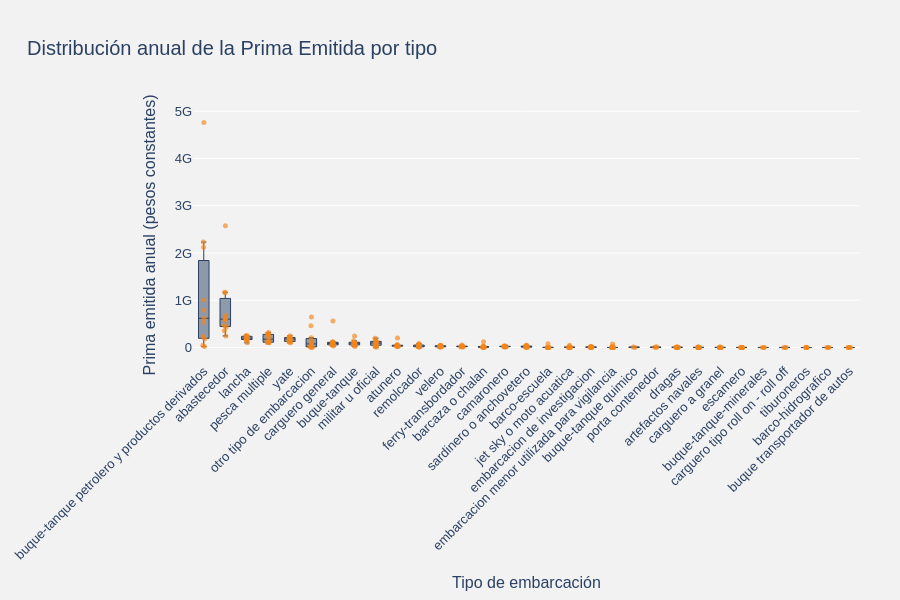

Source (notebook cell):
### Markdown cell above
#### Caja y bigotes de la prima por tipo

### Code cell
from IPython.display import clear_output
clear_output(wait=True)

fig = go.Figure()
for tipo in estadisticos.index:
    valores = serie_tipo.loc[serie_tipo["tipo_embarcacion"] == tipo, "Prima anual"]
    fig.add_box(
        y=valores,
        x=[tipo] * len(valores),
        name=tipo,
        boxpoints="all",
        jitter=0.25,
        pointpos=0,
        marker=dict(size=5, opacity=0.65, color=COLORES["naranja"]),
        line=dict(color=COLORES["navy"], width=1),
        showlegend=False,
    )

fig.update_layout(
    title="Distribución anual de la Prima Emitida por tipo",
    template="reservas",
    height=600,
    yaxis=dict(title="Prima emitida anual (pesos constantes)", tickformat="~s"),
    xaxis=dict(title="Tipo de embarcación", tickangle=-45),
)
fig.show()

### Figure 1 — Plotly figure (JSON) as saved in the notebook; plotly's stock layout.template omitted (floating-point values rounded to 4 significant figures)
{"data": [{"boxpoints": "all", "jitter": 0.25, "line": {"color": "#2A4163", "width": 1}, "marker": {"color": "#F58518", "opacity": 0.65, "size": 5}, "name": "buque-tanque petrolero y productos derivados", "pointpos": 0, "showlegend": false, "type": "box", "x": ["buque-tanque petrolero y productos derivados", "buque-tanque petrolero y productos derivados", "buque-tanque petrolero y productos derivados", "buque-tanque petrolero y productos derivados", "buque-tanque petrolero y productos derivados", "buque-tanque petrolero y productos derivados", "buque-tanque petrolero y productos derivados", "buque-tanque petrolero y productos derivados", "buque-tanque petrolero y productos derivados", "buque-tanque petrolero y productos derivados", "buque-tanque petrolero y productos derivados"], "y": [534100000.0, 617200000.0, 1005000000.0, 787600000.0, 45820000.0, 180900000.0, 18950000.0, 233300000.0, 2231000000.0, 2119000000.0, 4760000000.0]}, {"boxpoints": "all", "jitter": 0.25, "line": {"color": "#2A4163", "width": 1}, "marker": {"color": "#F58518", "opacity": 0.65, "size": 5}, "name": "abastecedor", "pointpos": 0, "showlegend": false, "type": "box", "x": ["abastecedor", "abastecedor", "abastecedor", "abastecedor", "abastecedor", "abastecedor", "abastecedor", "abastecedor", "abastecedor", "abastecedor", "abastecedor"], "y": [1168000000.0, 1156000000.0, 618600000.0, 435600000.0, 2578000000.0, 683500000.0, 600300000.0, 352400000.0, 578600000.0, 466800000.0, 244900000.0]}, {"boxpoints": "all", "jitter": 0.25, "line": {"color": "#2A4163", "width": 1}, "marker": {"color": "#F58518", "opacity": 0.65, "size": 5}, "name": "lancha", "pointpos": 0, "showlegend": false, "type": "box", "x": ["lancha", "lancha", "lancha", "lancha", "lancha", "lancha", "lancha", "lancha", "lancha", "lancha", "lancha"], "y": [181900000.0, 249700000.0, 202000000.0, 97960000.0, 224200000.0, 182200000.0, 249900000.0, 241600000.0, 198900000.0, 155600000.0, 165000000.0]}, {"boxpoints": "all", "jitter": 0.25, "line": {"color": "#2A4163", "width": 1}, "marker": {"color": "#F58518", "opacity": 0.65, "size": 5}, "name": "pesca multiple", "pointpos": 0, "showlegend": false, "type": "box", "x": ["pesca multiple", "pesca multiple", "pesca multiple", "pesca multiple", "pesca multiple", "pesca multiple", "pesca multiple", "pesca multiple", "pesca multiple", "pesca multiple", "pesca multiple"], "y": [175500000.0, 113500000.0, 111400000.0, 107100000.0, 98650000.0, 127900000.0, 289900000.0, 319500000.0, 273000000.0, 226500000.0, 279800000.0]}, {"boxpoints": "all", "jitter": 0.25, "line": {"color": "#2A4163", "width": 1}, "marker": {"color": "#F58518", "opacity": 0.65, "size": 5}, "name": "yate", "pointpos": 0, "showlegend": false, "type": "box", "x": ["yate", "yate", "yate", "yate", "yate", "yate", "yate", "yate", "yate", "yate", "yate"], "y": [100900000.0, 119800000.0, 114300000.0, 155500000.0, 149900000.0, 218200000.0, 180900000.0, 206700000.0, 202400000.0, 213600000.0, 247600000.0]}, {"boxpoints": "all", "jitter": 0.25, "line": {"color": "#2A4163", "width": 1}, "marker": {"color": "#F58518", "opacity": 0.65, "size": 5}, "name": "otro tipo de embarcacion", "pointpos": 0, "showlegend": false, "type": "box", "x": ["otro tipo de embarcacion", "otro tipo de embarcacion", "otro tipo de embarcacion", "otro tipo de embarcacion", "otro tipo de embarcacion", "otro tipo de embarcacion", "otro tipo de embarcacion", "otro tipo de embarcacion", "otro tipo de embarcacion", "otro tipo de embarcacion", "otro tipo de embarcacion"], "y": [207000000.0, 18900000.0, 457900000.0, 645200000.0, 59860000.0, 1898000.0, 135200000.0, 120900000.0, 75960000.0, 3461000.0, 10850000.0]}, {"boxpoints": "all", "jitter": 0.25, "line": {"color": "#2A4163", "width": 1}, "marker": {"color": "#F58518", "opacity": 0.65, "size": 5}, "name": "carguero general", "pointpos": 0, "showlegend": false, "type": "box", "x": ["carguero general", "carguero general", "carguero general", "carguero general", "carguero general", "carguero general", "carguero general", "carguero general", "carguero general", "carguero general", "carguero general"], "y": [78830000.0, 121300000.0, 108500000.0, 111000000.0, 57900000.0, 55360000.0, 87840000.0, 85010000.0, 561400000.0, 55360000.0, 29110000.0]}, {"boxpoints": "all", "jitter": 0.25, "line": {"color": "#2A4163", "width": 1}, "marker": {"color": "#F58518", "opacity": 0.65, "size": 5}, "name": "buque-tanque", "pointpos": 0, "showlegend": false, "type": "box", "x": ["buque-tanque", "buque-tanque", "buque-tanque", "buque-tanque", "buque-tanque", "buque-tanque", "buque-tanque", "buque-tanque", "buque-tanque", "buque-tanque", "buque-tanque"], "y": [107200000.0, 102300000.0, 75650000.0, 41010000.0, 48160000.0, 22560000.0, 140500000.0, 112200000.0, 87200000.0, 96300000.0, 245200000.0]}, {"boxpoints": "all", "jitter": 0.25, "line": {"color": "#2A4163", "width": 1}, "marker": {"color": "#F58518", "opacity": 0.65, "size": 5}, "name": "militar u oficial", "pointpos": 0, "showlegend": false, "type": "box", "x": ["militar u oficial", "militar u oficial", "militar u oficial", "militar u oficial", "militar u oficial", "militar u oficial", "militar u oficial", "militar u oficial", "militar u oficial", "militar u oficial"], "y": [63600000.0, 3333000.0, 71430000.0, 14380000.0, 129900000.0, 119300000.0, 118600000.0, 196600000.0, 163300000.0, 47100000.0]}, {"boxpoints": "all", "jitter": 0.25, "line": {"color": "#2A4163", "width": 1}, "marker": {"color": "#F58518", "opacity": 0.65, "size": 5}, "name": "atunero", "pointpos": 0, "showlegend": false, "type": "box", "x": ["atunero", "atunero", "atunero", "atunero", "atunero", "atunero", "atunero", "atunero", "atunero", "atunero", "atunero"], "y": [51810000.0, 28780000.0, 63810000.0, 25160000.0, 202700000.0, 35430000.0, 30380000.0, 35800000.0, 36550000.0, 33360000.0, 19530000.0]}, {"boxpoints": "all", "jitter": 0.25, "line": {"color": "#2A4163", "width": 1}, "marker": {"color": "#F58518", "opacity": 0.65, "size": 5}, "name": "remolcador", "pointpos": 0, "showlegend": false, "type": "box", "x": ["remolcador", "remolcador", "remolcador", "remolcador", "remolcador", "remolcador", "remolcador", "remolcador", "remolcador", "remolcador", "remolcador"], "y": [11130000.0, 14270000.0, 16560000.0, 13700000.0, 17120000.0, 70620000.0, 29370000.0, 41590000.0, 83890000.0, 55060000.0, 14970000.0]}, {"boxpoints": "all", "jitter": 0.25, "line": {"color": "#2A4163", "width": 1}, "marker": {"color": "#F58518", "opacity": 0.65, "size": 5}, "name": "velero", "pointpos": 0, "showlegend": false, "type": "box", "x": ["velero", "velero", "velero", "velero", "velero", "velero", "velero", "velero", "velero", "velero", "velero"], "y": [12440000.0, 29810000.0, 49670000.0, 11410000.0, 13540000.0, 15630000.0, 16980000.0, 36790000.0, 35370000.0, 35750000.0, 35640000.0]}, {"boxpoints": "all", "jitter": 0.25, "line": {"color": "#2A4163", "width": 1}, "marker": {"color": "#F58518", "opacity": 0.65, "size": 5}, "name": "ferry-transbordador", "pointpos": 0, "showlegend": false, "type": "box", "x": ["ferry-transbordador", "ferry-transbordador", "ferry-transbordador", "ferry-transbordador", "ferry-transbordador", "ferry-transbordador", "ferry-transbordador", "ferry-transbordador", "ferry-transbordador", "ferry-transbordador", "ferry-transbordador"], "y": [50690000.0, 29680000.0, 25070000.0, 28750000.0, 14780000.0, 22340000.0, 27250000.0, 12730000.0, 18900000.0, 16120000.0, 15400000.0]}, {"boxpoints": "all", "jitter": 0.25, "line": {"color": "#2A4163", "width": 1}, "marker": {"color": "#F58518", "opacity": 0.65, "size": 5}, "name": "barcaza o chalan", "pointpos": 0, "showlegend": false, "type": "box", "x": ["barcaza o chalan", "barcaza o chalan", "barcaza o chalan", "barcaza o chalan", "barcaza o chalan", "barcaza o chalan", "barcaza o chalan", "barcaza o chalan", "barcaza o chalan", "barcaza o chalan", "barcaza o chalan"], "y": [18810000.0, 14170000.0, 120800000.0, 19410000.0, 25550000.0, 9081000.0, 2129000.0, 6114000.0, 5538000.0, 4396000.0, 9410000.0]}, {"boxpoints": "all", "jitter": 0.25, "line": {"color": "#2A4163", "width": 1}, "marker": {"color": "#F58518", "opacity": 0.65, "size": 5}, "name": "camaronero", "pointpos": 0, "showlegend": false, "type": "box", "x": ["camaronero", "camaronero", "camaronero", "camaronero", "camaronero", "camaronero", "camaronero", "camaronero", "camaronero", "camaronero", "camaronero"], "y": [19040000.0, 21670000.0, 12130000.0, 25400000.0, 29820000.0, 29650000.0, 22230000.0, 24080000.0, 16340000.0, 11900000.0, 19250000.0]}, {"boxpoints": "all", "jitter": 0.25, "line": {"color": "#2A4163", "width": 1}, "marker": {"color": "#F58518", "opacity": 0.65, "size": 5}, "name": "sardinero o anchovetero", "pointpos": 0, "showlegend": false, "type": "box", "x": ["sardinero o anchovetero", "sardinero o anchovetero", "sardinero o anchovetero", "sardinero o anchovetero", "sardinero o anchovetero", "sardinero o anchovetero", "sardinero o anchovetero", "sardinero o anchovetero", "sardinero o anchovetero", "sardinero o anchovetero", "sardinero o anchovetero"], "y": [31310000.0, 45790000.0, 40190000.0, 16260000.0, 26610000.0, 10620000.0, 14920000.0, 6593000.0, 7017000.0, 7741000.0, 14820000.0]}, {"boxpoints": "all", "jitter": 0.25, "line": {"color": "#2A4163", "width": 1}, "marker": {"color": "#F58518", "opacity": 0.65, "size": 5}, "name": "barco-escuela", "pointpos": 0, "showlegend": false, "type": "box", "x": ["barco-escuela", "barco-escuela", "barco-escuela", "barco-escuela", "barco-escuela", "barco-escuela", "barco-escuela", "barco-escuela", "barco-escuela"], "y": [77570.0, 994500.0, 77960000.0, 4949000.0, 2179000.0, 1173000.0, 64480.0, 1171000.0, 3163000.0]}, {"boxpoints": "all", "jitter": 0.25, "line": {"color": "#2A4163", "width": 1}, "marker": {"color": "#F58518", "opacity": 0.65, "size": 5}, "name": "jet sky o moto acuatica", "pointpos": 0, "showlegend": false, "type": "box", "x": ["jet sky o moto acuatica", "jet sky o moto acuatica", "jet sky o moto acuatica", "jet sky o moto acuatica", "jet sky o moto acuatica", "jet sky o moto acuatica", "jet sky o moto acuatica", "jet sky o moto acuatica", "jet sky o moto acuatica", "jet sky o moto acuatica", "jet sky o moto acuatica"], "y": [8417000.0, 3409000.0, 48150000.0, 4190000.0, 4583000.0, 4939000.0, 5273000.0, 5968000.0, 5863000.0, 5936000.0, 6047000.0]}, {"boxpoints": "all", "jitter": 0.25, "line": {"color": "#2A4163", "width": 1}, "marker": {"color": "#F58518", "opacity": 0.65, "size": 5}, "name": "embarcacion de investigacion", "pointpos": 0, "showlegend": false, "type": "box", "x": ["embarcacion de investigacion", "embarcacion de investigacion", "embarcacion de investigacion", "embarcacion de investigacion", "embarcacion de investigacion", "embarcacion de investigacion", "embarcacion de investigacion", "embarcacion de investigacion", "embarcacion de investigacion", "embarcacion de investigacion", "embarcacion de investigacion"], "y": [6346000.0, 3337000.0, 3430000.0, 17440000.0, 12020000.0, 6762000.0, 12580000.0, 8241000.0, 19060000.0, 6996000.0, 3707000.0]}, {"boxpoints": "all", "jitter": 0.25, "line": {"color": "#2A4163", "width": 1}, "marker": {"color": "#F58518", "opacity": 0.65, "size": 5}, "name": "embarcacion menor utilizada para vigilancia", "pointpos": 0, "showlegend": false, "type": "box", "x": ["embarcacion menor utilizada para vigilancia", "embarcacion menor utilizada para vigilancia", "embarcacion menor utilizada para vigilancia", "embarcacion menor utilizada para vigilancia", "embarcacion menor utilizada para vigilancia", "embarcacion menor utilizada para vigilancia", "embarcacion menor utilizada para vigilancia", "embarcacion menor utilizada para vigilancia", "embarcacion menor utilizada para vigilancia", "embarcacion menor utilizada para vigilancia", "embarcacion menor utilizada para vigilancia"], "y": [103000.0, 130300.0, 160000.0, 83560.0, 25990000.0, 113400.0, 134100.0, 111900.0, 301100.0, 71870000.0, 581100.0]}, {"boxpoints": "all", "jitter": 0.25, "line": {"color": "#2A4163", "width": 1}, "marker": {"color": "#F58518", "opacity": 0.65, "size": 5}, "name": "buque-tanque quimico", "pointpos": 0, "showlegend": false, "type": "box", "x": ["buque-tanque quimico", "buque-tanque quimico"], "y": [9680000.0, 2446000.0]}, {"boxpoints": "all", "jitter": 0.25, "line": {"color": "#2A4163", "width": 1}, "marker": {"color": "#F58518", "opacity": 0.65, "size": 5}, "name": "porta contenedor", "pointpos": 0, "showlegend": false, "type": "box", "x": ["porta contenedor", "porta contenedor", "porta contenedor"], "y": [931.7, 13380000.0, 3873000.0]}, {"boxpoints": "all", "jitter": 0.25, "line": {"color": "#2A4163", "width": 1}, "marker": {"color": "#F58518", "opacity": 0.65, "size": 5}, "name": "dragas", "pointpos": 0, "showlegend": false, "type": "box", "x": ["dragas", "dragas", "dragas", "dragas", "dragas", "dragas", "dragas", "dragas", "dragas", "dragas", "dragas"], "y": [7835000.0, 3533000.0, 2724000.0, 1492000.0, 4832000.0, 5529000.0, 4323000.0, 5052000.0, 3971000.0, 6399000.0, 1059000.0]}, {"boxpoints": "all", "jitter": 0.25, "line": {"color": "#2A4163", "width": 1}, "marker": {"color": "#F58518", "opacity": 0.65, "size": 5}, "name": "artefactos navales", "pointpos": 0, "showlegend": false, "type": "box", "x": ["artefactos navales", "artefactos navales", "artefactos navales", "artefactos navales", "artefactos navales", "artefactos navales", "artefactos navales", "artefactos navales", "artefactos navales", "artefactos navales"], "y": [70530.0, 2327000.0, 325300.0, 13920000.0, 665100.0, 2317000.0, 3857000.0, 2187000.0, 259000.0, 513100.0]}, {"boxpoints": "all", "jitter": 0.25, "line": {"color": "#2A4163", "width": 1}, "marker": {"color": "#F58518", "opacity": 0.65, "size": 5}, "name": "carguero a granel", "pointpos": 0, "showlegend": false, "type": "box", "x": ["carguero a granel", "carguero a granel", "carguero a granel", "carguero a granel", "carguero a granel", "carguero a granel", "carguero a granel", "carguero a granel", "carguero a granel", "carguero a granel", "carguero a granel"], "y": [731200.0, 465800.0, 465700.0, 401500.0, 540400.0, 11220000.0, 1178000.0, 1272000.0, 3441000.0, 3258000.0, 1415000.0]}, {"boxpoints": "all", "jitter": 0.25, "line": {"color": "#2A4163", "width": 1}, "marker": {"color": "#F58518", "opacity": 0.65, "size": 5}, "name": "escamero", "pointpos": 0, "showlegend": false, "type": "box", "x": ["escamero", "escamero", "escamero", "escamero", "escamero", "escamero", "escamero", "escamero", "escamero"], "y": [335700.0, 209900.0, 351300.0, 995500.0, 1309000.0, 967600.0, 1019000.0, 764400.0, 1342000.0]}, {"boxpoints": "all", "jitter": 0.25, "line": {"color": "#2A4163", "width": 1}, "marker": {"color": "#F58518", "opacity": 0.65, "size": 5}, "name": "buque-tanque-minerales", "pointpos": 0, "showlegend": false, "type": "box", "x": ["buque-tanque-minerales", "buque-tanque-minerales", "buque-tanque-minerales"], "y": [721300.0, 512900.0, 636500.0]}, {"boxpoints": "all", "jitter": 0.25, "line": {"color": "#2A4163", "width": 1}, "marker": {"color": "#F58518", "opacity": 0.65, "size": 5}, "name": "carguero tipo roll on - roll off", "pointpos": 0, "showlegend": false, "type": "box", "x": ["carguero tipo roll on - roll off", "carguero tipo roll on - roll off", "carguero tipo roll on - roll off"], "y": [78280.0, 957000.0, 397100.0]}, {"boxpoints": "all", "jitter": 0.25, "line": {"color": "#2A4163", "width": 1}, "marker": {"color": "#F58518", "opacity": 0.65, "size": 5}, "name": "tiburoneros", "pointpos": 0, "showlegend": false, "type": "box", "x": ["tiburoneros", "tiburoneros", "tiburoneros", "tiburoneros", "tiburoneros", "tiburoneros", "tiburoneros"], "y": [1141000.0, 10620.0, 9131.0, 8601.0, 40850.0, 10210.0, 9984.0]}, {"boxpoints": "all", "jitter": 0.25, "line": {"color": "#2A4163", "width": 1}, "marker": {"color": "#F58518", "opacity": 0.65, "size": 5}, "name": "barco-hidrografico", "pointpos": 0, "showlegend": false, "type": "box", "x": ["barco-hidrografico", "barco-hidrografico", "barco-hidrografico"], "y": [366100.0, 16660.0, 4399.0]}, {"boxpoints": "all", "jitter": 0.25, "line": {"color": "#2A4163", "width": 1}, "marker": {"color": "#F58518", "opacity": 0.65, "size": 5}, "name": "buque transportador de autos", "pointpos": 0, "showlegend": false, "type": "box", "x": ["buque transportador de autos", "buque transportador de autos", "buque transportador de autos", "buque transportador de autos", "buque transportador de autos"], "y": [46640.0, 13330.0, 229400.0, 7889.0, 101600.0]}], "layout": {"height": 600, "title": {"text": "Distribución anual de la Prima Emitida por tipo"}, "xaxis": {"tickangle": -45, "title": {"text": "Tipo de embarcación"}}, "yaxis": {"tickformat": "~s", "title": {"text": "Prima emitida anual (pesos constantes)"}}}}
